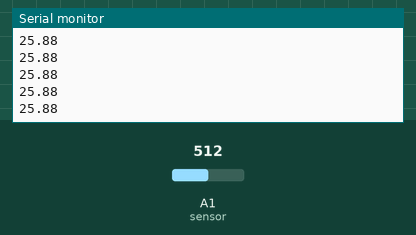
The sketch below on a simulated Arduino Uno, built with avr-gcc and run on an emulated ATmega328P. On the bench: the last lines printed to the serial monitor. The inputs (shaded band) are chosen by the test bench; at power-on: A1 (sensor) = 512.

Above: at 1.7 s.
1.8 s: A1 (sensor) set to 716
At 1.95 s:
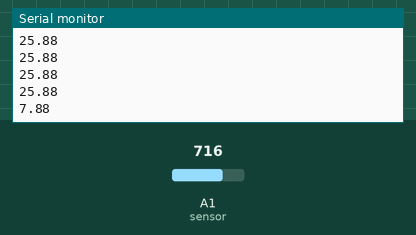
3.3 s: A1 (sensor) set to 784
At 3.33 s:
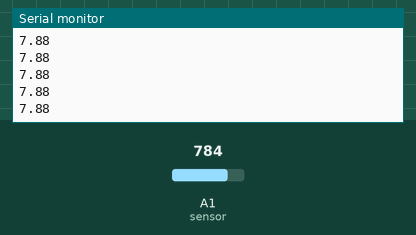
Timing chart, 0 to 6.3 s (numbered marks = the images above; inputs shaded):
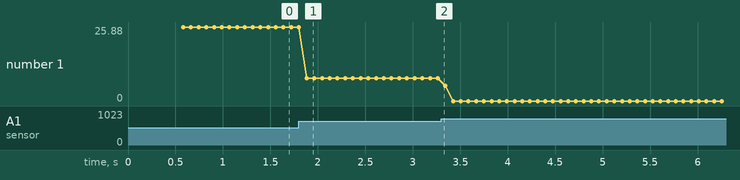

The sketch:

3490_lab1_thermistor_test.ino
```cpp
#define NUM_SAMPLES 40
#define DELAY 50


/* By: Spencer Ploeger and Lucas Dasoivc
 *  ENGG*3490, Lab1
 *  January 26 2020
 *
 * This code is used to develop and test a thermistor value -> temperature in *C function
 *
  */

int sensor = A1;
int sample_num = 0;
unsigned long counter = 0;
unsigned long sum = 0;
int value = 0;

double getTemp(int val);

void setup() {

  pinMode(sensor, INPUT);
  Serial.begin(9600);
  delay(500);

}

void loop() {

  Serial.println(getTemp());

}

/*
 * Function: getTemp()
 * Parameters: none
 * Returns: temp in *C (float)
 *
 * Tested range of thermistor is 0-80 *C
 * If the range is out of these bounds, return a temp of 0 or 80 degrees respectively
*/
double getTemp()
{
  float val = 0; //calculated temperature
  double sum = 0; //sum for averaging
  for (int x = 0; x < 4; x++) { //average 4 samples each time
    sum = sum + analogRead(sensor);
    delay(20); //20ms delay between sampling
  }
  val = (float)(sum / 4); //calculate average sensor data
  if (val > 774) { //if below min range, return min range
    return 0;
  }
  else if (val < 133) { //if above max range, return max range
    return 80;
  }
  else { //if in range, calulate distance
    double temp = (-6.33287E-8 * pow(val, 3)) + (1.72024E-4 * pow(val, 2)) + (-2.27157E-1 * val) + 1.05585E2;
    return temp;
  }
}
```

Measured:
- after the input at 1.8 s, the serial monitor: prints a new line after 0.08 s (image 1)
- plotted number 1: 25.88 → 7.88 after the input at 1.8 s, 7.88 → 0 after the input at 3.3 s
